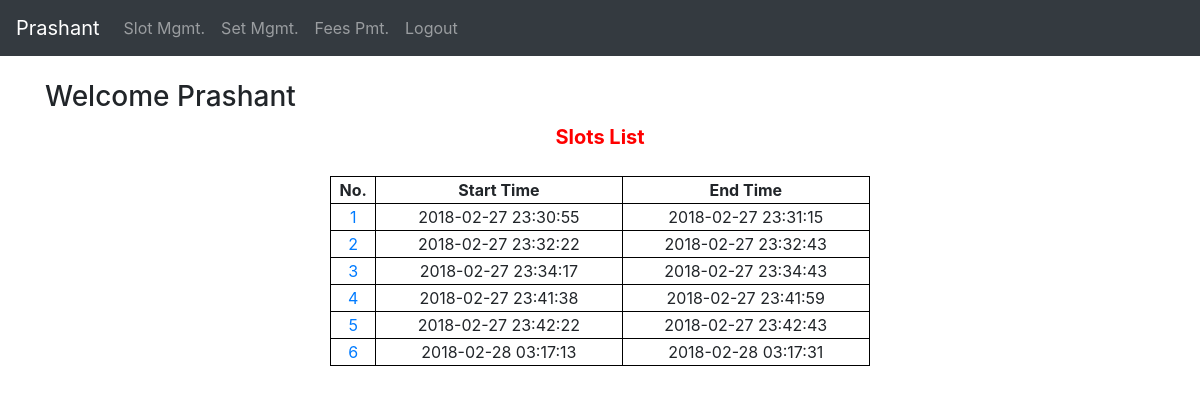
Page /SetController/getSets (signed in) on the committed database.
### tables this page shows
CREATE TABLE `user_set` (
  `id` int(11) NOT NULL AUTO_INCREMENT,
  `rfid` varchar(15) NOT NULL,
  `start_time` datetime NOT NULL,
  `end_time` datetime NOT NULL,
  PRIMARY KEY (`id`),
  KEY `user_set_fk_idx` (`rfid`),
  KEY `user_set_uk` (`rfid`,`start_time`,`end_time`),
  CONSTRAINT `user_set_fk` FOREIGN KEY (`rfid`) REFERENCES `rfid` (`id`) ON DELETE NO ACTION ON UPDATE NO ACTION
);

### application/core/View.php (called while the page is built, shortened)
<?php
class View {
    public function render($file_name) {
        require(APP . 'view/'
        . (
            isset($_SESSION['UROLE'])
            ? ($_SESSION['UROLE'] . '/')
            : ''
        ) .
        'header.php');
        require(APP . 'view/'
        . (
            isset($_SESSION['UROLE']) && $file_name != 'error/404'
            ? ($_SESSION['UROLE'] . '/' . $file_name)
            : $file_name
        ) . '.php');
    }
}
?>

### application/controller/SetController.php (called while the page is built, shortened)
<?php
require_once(APP . 'model/SetModel.php');
require_once(APP . 'model/RFIDModel.php');
class SetController extends Controller {
    public function getSets() {
        $rfid = RFIDModel::getRFID($_SESSION["USER_OBJ"]);
        if (isset($rfid)) {
            $setList = SetModel::get($rfid);
        }
        $this->View->render('set_dashboard');
    }
}
?>

### public/index.php (called while the page is built, shortened)
<?php
require(APP . 'core/Application.php');
require(APP . 'core/View.php');
require(APP . 'model/popo/User.php');
require(APP . 'model/popo/Set.php');
require(APP . 'model/popo/RFID.php');
new Application();
?>

### application/model/popo/Set.php (called while the page is built, shortened)
<?php
class Set {
	private $id;
	private $startTime;
	private $endTime;
	public function getId()
	{
		return $this->id;
	}
	public function setId($id)
	{
		$this->id = $id;
	}
	public function getStartTime()
	{
		return $this->startTime;
	}
	public function setStartTime($startTime)
	{
		$this->startTime = $startTime;
	}
	public function getEndTime()
	{
		return $this->endTime;
	}
	public function setEndTime($endTime)
	{
		$this->endTime = $endTime;
	}
}
?>

### application/model/SetModel.php (called while the page is built, shortened)
<?php
class SetModel {
    public static function get($rfid, $startTime = null, $endTime = null) {
        try {
            $pdo = DBEngine::connect();
            $pdo->setAttribute(PDO::ATTR_ERRMODE, PDO::ERRMODE_EXCEPTION);
            if (isset($startTime)) {
                if (isset($endTime)) {
                    $query = "SELECT * FROM user_set WHERE rfid = :rfid
                    AND start_time >= :startTime
                    AND end_time <= :endTime";
                    $statement = $pdo->prepare($query);
                    $statement->execute(
                        array(
                            ':rfid' => $rfid->getId(),
                            ':startTime' => $startTime(),
                            ':endTime' => $endTime()
                        )
                    );
                } else {
                    $query = "SELECT * FROM user_set WHERE rfid = :rfid
                    AND start_time >= :startTime";
                    $statement = $pdo->prepare($query);
                    $statement->execute(
                        array(
                            ':rfid' => $rfid->getId(),
                            ':startTime' => $startTime()
                        )
                    );
                }
            } else {
                $query = "SELECT * FROM user_set WHERE rfid = :rfid";
                $statement = $pdo->prepare($query);
                $statement->execute(
                    array(
                        ':rfid' => $rfid->getId()
                    )
                );
            }
            $statement->setFetchMode(PDO::FETCH_ASSOC);
            $result = $statement->fetchAll();
            if (sizeof($result) > 0) {
                $setList = array();
                for ($i = 0, $l = sizeof($result); $i < $l; $i++) {
                    $curr = $result[$i];
                    $set = new Set();
                    $set->setId($curr["id"]);
                    $set->setStartTime($curr["start_time"]);
                    $set->setEndTime($curr["end_time"]);
                    $set->setRFID($rfid);
                    array_push($setList, $set);
                }
                return $setList;
            }
        } catch (Exception $e) {
            echo $e->getMessage();
        } finally {
            DBEngine::disconnect();
        }
        return null;
    }
}
?>

### application/model/popo/RFID.php (called while the page is built, shortened)
<?php
class RFID {
    public function setId($id)
    {
            $this->id = $id;
    }
}
?>

### application/model/RFIDModel.php (called while the page is built, shortened)
<?php
class RFIDModel {
    public static function getRFID($user) {
        try {
            $pdo = DBEngine::connect();
            $pdo->setAttribute(PDO::ATTR_ERRMODE, PDO::ERRMODE_EXCEPTION);
            $query = "SELECT * FROM rfid WHERE user_id=:userId";
            $statement = $pdo->prepare($query);
            $statement->execute(
                array(
                    ":userId" => $user->getId()
                )
            );
            $statement->setFetchMode(PDO::FETCH_ASSOC);
            $result = $statement->fetchAll();
            if (sizeof($result) > 0) {
                $rfid = new RFID();
                $rfid->setId($result[0]["id"]);
                return $rfid;
            }
        } catch (Exception $e) {
            echo $e->getMessage();
        } finally {
            DBEngine::disconnect();
        }
        return null;
    }
}
?>

### application/model/popo/User.php (called while the page is built, shortened)
<?php
class User {
    protected $id;
    public function getId()
    {
        return $this->id;
    }
}
?>

### application/view/member/set_dashboard.php (the view, shortened to what this page needs)
<!Doctype>
<html>
    <head>
    </head>
    <body>
<?php
if (isset($GLOBALS['SetList']) && sizeof($GLOBALS['SetList']) > 0) {
?>
        <p class="center" style="font-weight: bold; color: red; font-size: 20px;">Slots List</p>
        <br />
        <table class="center">
            <tr>
                <th>No.</th>
                <th>Start Time</th>
                <th>End Time</th>
            </tr>
<?php
    $setList = $GLOBALS['SetList'];
    for ($i = 0, $l = sizeof($setList); $i < $l; $i++) {
        $set = $setList[$i];
        echo '<tr>'
        . '<td><a href="' . URL . 'SetController/getReps/' . $set->getId() . '">' . ($i + 1) . '</a></td>'
        . '<td>' . $set->getStartTime() . '</td>'
        . '<td>' . $set->getEndTime() . '</td>'
        . '</tr>';
    }
?>
        </table>
<?php
} else {
    echo "<center>No slots found.</center>";
}
?>
    </body>
</html>

### application/core/Application.php (shortened to what this page needs)
<?php
class Application {
    private $controller_name;
    private $action_name;
    public function __construct() {
        if (!$this->controller_name) {
            require(APP . 'controller/LoginController.php');
            $page = new LoginController();
            $page->index();
        } else {
            if (file_exists(APP . 'controller/' . $this->controller_name . '.php')) {
                $this->controller = new $this->controller_name();
                if (method_exists($this->controller, $this->action_name)) {
                    if (!empty($this->parameters)) {
                        call_user_func_array(array($this->controller, $this->action_name), $this->parameters);
                    } else {
                        $this->controller->{$this->action_name}();
                    }
                } else {
                    require(APP . 'controller/ErrorController.php');
                    $this->controller = new ErrorController;
                    $this->controller->error404();
                }
            } else {
                require(APP . 'controller/ErrorController.php');
                $this->controller = new ErrorController;
                $this->controller->error404();
            }
        }
    }
    private function splitUrl()
    {
        if (isset($_GET['url'])) {
            $url = trim($_GET['url'], '/');
            $url = filter_var($url, FILTER_SANITIZE_URL);
            $url = explode('/', $url);
            $this->controller_name = isset($url[0]) ? $url[0] : null;
            $this->action_name = isset($url[1]) ? $url[1] : 'index';
            unset($url[0], $url[1]);
            $this->parameters = array_values($url);
        }
    }
}
?>

### application/view/member/header.php (shortened to what this page needs)
<!DOCTYPE html>
<html lang="en">
<head>
  <link rel="stylesheet" href="https://maxcdn.bootstrapcdn.com/bootstrap/4.0.0-beta.2/css/bootstrap.min.css">
</head>
<body>
<nav class="navbar navbar-expand-md bg-dark navbar-dark">
  <a class="navbar-brand" href="<?php echo URL . 'LoginController/login'?>"><?php echo $_SESSION['UNAME']?></a>
  <div class="collapse navbar-collapse" id="collapsibleNavbar">
    <ul class="navbar-nav">
      <li class="nav-item">
        <a class="nav-link" href="<?php echo URL?>SetController/getSets">Slot Mgmt.</a>
      </li>
      <li class="nav-item">
        <a class="nav-link" href="<?php echo URL?>SetController/getReps">Set Mgmt.</a>
      </li>
      <li class="nav-item">
        <a class="nav-link" href="<?php echo URL?>FeesController">Fees Pmt.</a>
      </li>
      <li class="nav-item">
        <a class="nav-link" href="<?php echo URL?>LoginController/logout">Logout</a>
      </li>
    </ul>
  </div>
</nav>
<br>
<div class="container">
  <h3>Welcome <?php echo $_SESSION['UNAME']?></h3>
</div>
</body>
</html>

### application/view/member/set_dashboard.php (style rules this page uses)
table, th, td { border: 1px solid black; text-align: center; }
.center { margin: auto; text-align: center; width: 45%; }

### rows in the picture
user_set: start_time "2018-02-27 23:30:55", end_time "2018-02-27 23:31:15"
user_set: start_time "2018-02-27 23:32:22", end_time "2018-02-27 23:32:43"
user_set: start_time "2018-02-27 23:34:17", end_time "2018-02-27 23:34:43"
user_set: start_time "2018-02-27 23:41:38", end_time "2018-02-27 23:41:59"
user_set: start_time "2018-02-27 23:42:22", end_time "2018-02-27 23:42:43"
user_set: start_time "2018-02-28 03:17:13", end_time "2018-02-28 03:17:31"

### other values in the picture
$_SESSION['UNAME'] "Prashant"
